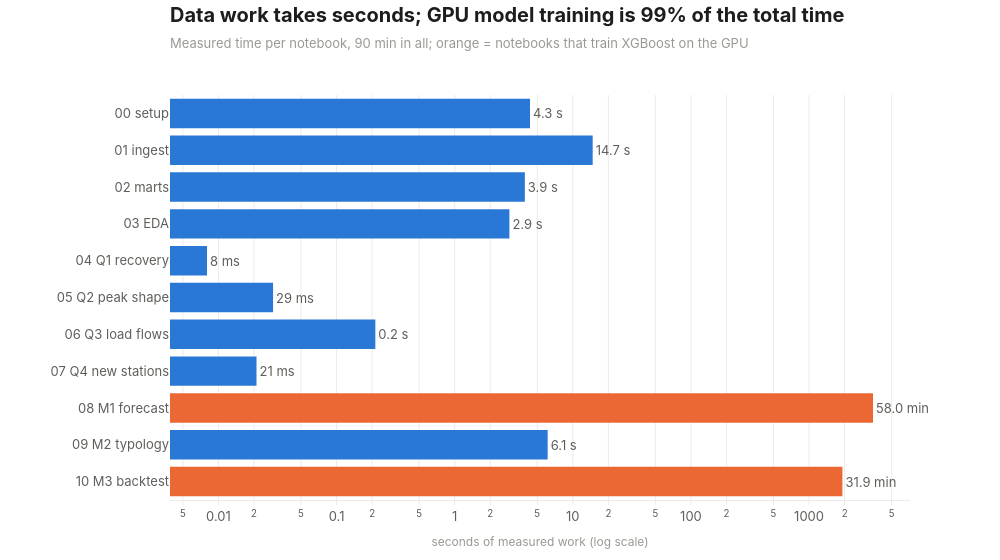

This figure's notebook cell:
### Code cell
bar_rows = per_notebook.sort("notebook", descending=True)

def time_label(seconds):
    if seconds >= 60:
        return f"{seconds / 60:.1f} min"
    if seconds >= 0.1:
        return f"{seconds:.1f} s"
    return f"{seconds * 1000:.0f} ms"


labels = []
for seconds in bar_rows["seconds"].to_list():
    labels.append(time_label(seconds))

colors = []
for notebook in bar_rows["notebook"].to_list():
    if notebook.startswith("08") or notebook.startswith("10"):
        colors.append(viz.CONTRAST)
    else:
        colors.append(viz.ACCENT)

fig = go.Figure(go.Bar(
    x=bar_rows["seconds"], y=bar_rows["notebook"], orientation="h",
    marker=dict(color=colors), text=labels, textposition="outside", cliponaxis=False,
    hovertemplate="%{y}: %{text}<extra></extra>",
))
fig.update_xaxes(type="log", title_text="seconds of measured work (log scale)", showgrid=True, gridcolor=viz.GRID)
fig.update_yaxes(showgrid=False)
fig.update_layout(hovermode="closest", showlegend=False, margin=dict(l=170, r=90))

title = f"Data work takes seconds; GPU model training is {100 * gpu_seconds / total_seconds:.0f}% of the total time"
subtitle = f"Measured time per notebook, {total_seconds / 60:.0f} min in all; orange = notebooks that train XGBoost on the GPU"
viz.titled(fig, title, subtitle)
viz.save(fig, "11_time_per_notebook", height=560)
fig

### Figure 1 — Plotly figure (JSON) as saved in the notebook; plotly's stock layout.template omitted (floating-point values rounded to 4 significant figures)
{"data": [{"cliponaxis": false, "hovertemplate": "%{y}: %{text}<extra></extra>", "marker": {"color": ["#eb6834", "#2a78d6", "#eb6834", "#2a78d6", "#2a78d6", "#2a78d6", "#2a78d6", "#2a78d6", "#2a78d6", "#2a78d6", "#2a78d6"]}, "orientation": "h", "text": ["31.9 min", "6.1 s", "58.0 min", "21 ms", "0.2 s", "29 ms", "8 ms", "2.9 s", "3.9 s", "14.7 s", "4.3 s"], "textposition": "outside", "type": "bar", "x": [1915.0, 6.123, 3478.0, 0.021, 0.213, 0.029, 0.008, 2.905, 3.927, 14.73, 4.341], "y": ["10 M3 backtest", "09 M2 typology", "08 M1 forecast", "07 Q4 new stations", "06 Q3 load flows", "05 Q2 peak shape", "04 Q1 recovery", "03 EDA", "02 marts", "01 ingest", "00 setup"]}], "layout": {"height": 560, "hovermode": "closest", "margin": {"l": 170, "r": 90}, "showlegend": false, "title": {"text": "<b>Data work takes seconds; GPU model training is 99% of the total time</b><br><span style='font-size:13px;color:#9a9993'>Measured time per notebook, 90 min in all; orange = notebooks that train XGBoost on the GPU</span>"}, "width": 1000, "xaxis": {"gridcolor": "#ecebe7", "showgrid": true, "title": {"text": "seconds of measured work (log scale)"}, "type": "log"}, "yaxis": {"showgrid": false}}}
